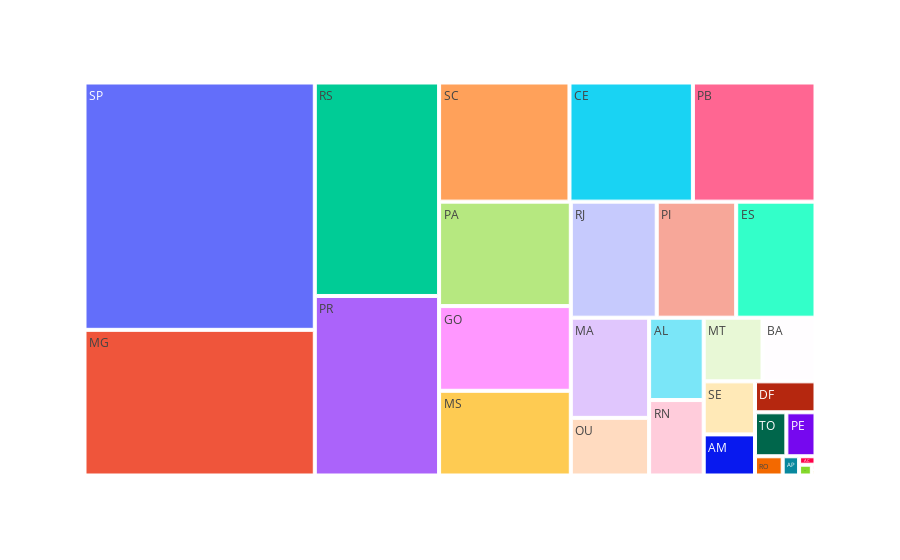

Source (notebook cell):
### Code cell
grafico_estado = px.treemap(dados_homologacao, path=['ESTADO'])
grafico_estado.show()

### Figure 1 — Plotly figure (JSON) as saved in the notebook; plotly's stock layout.template omitted (floating-point values rounded to 4 significant figures)
{"data": [{"branchvalues": "total", "domain": {"x": [0, 1], "y": [0, 1]}, "hovertemplate": "labels=%{label}<br>count=%{value}<br>parent=%{parent}<br>id=%{id}<extra></extra>", "ids": ["AC", "AL", "AM", "AP", "BA", "CE", "DF", "ES", "Fortaleza", "GO", "MA", "MG", "MS", "MT", "Nova Iguaçu", "OU", "PA", "PB", "PE", "PI", "PR", "RJ", "RN", "RO", "RR", "RS", "SC", "SE", "SP", "TO"], "labels": ["AC", "AL", "AM", "AP", "BA", "CE", "DF", "ES", "Fortaleza", "GO", "MA", "MG", "MS", "MT", "Nova Iguaçu", "OU", "PA", "PB", "PE", "PI", "PR", "RJ", "RN", "RO", "RR", "RS", "SC", "SE", "SP", "TO"], "name": "", "parents": ["", "", "", "", "", "", "", "", "", "", "", "", "", "", "", "", "", "", "", "", "", "", "", "", "", "", "", "", "", ""], "type": "treemap", "values": [7, 228, 107, 16, 171, 746, 95, 467, 1, 566, 398, 1702, 566, 190, 1, 229, 698, 741, 65, 468, 1132, 506, 209, 27, 7, 1346, 788, 138, 2890, 70]}], "layout": {"autosize": true, "legend": {"tracegroupgap": 0}, "margin": {"t": 60}}}
